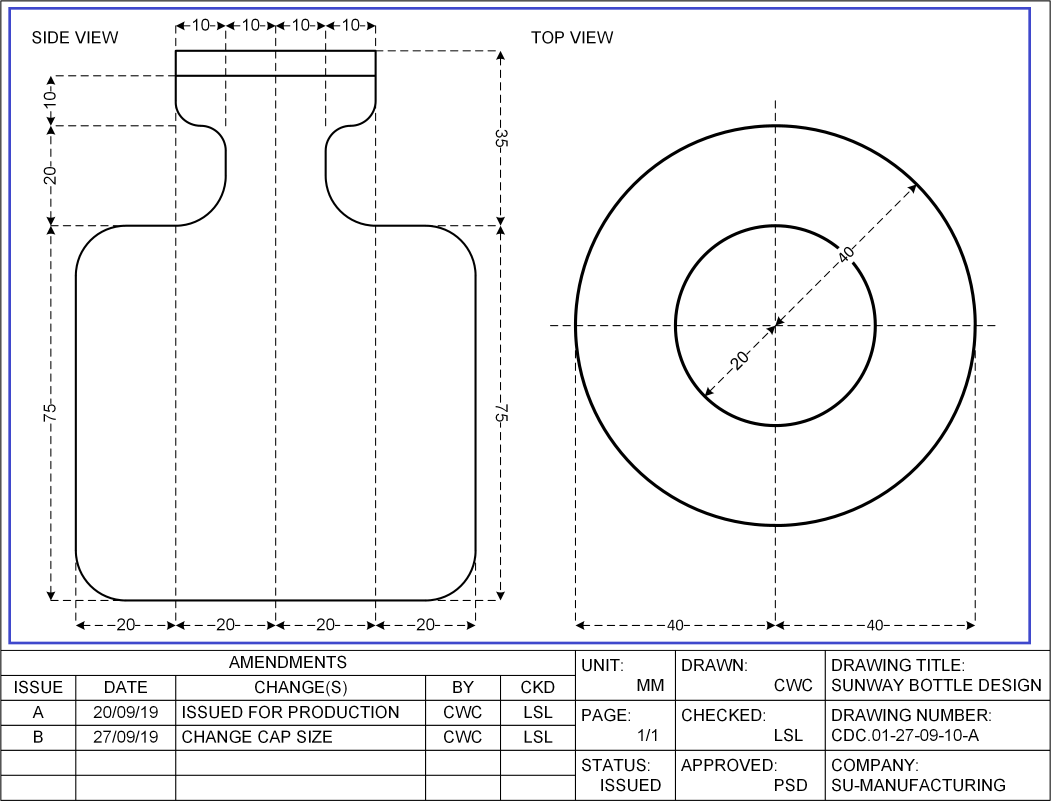
#> input picture Engineering Drawings/01.png, 3153 x 2409 px, found by its file name (shown at 1/3 size)
$ python Engineering-Drawing-Extraction.py
#> lines starting #> are read from the running program, lines starting #| are printed output that depends on the picture; after the words box and inside, x2 and y2 are one past the last pixel; in counts of white or black regions, pixels touching at a corner belong together
#> the answer given: 1
# -*- coding: utf-8 -*-
"""
Created on Wed Nov 25 21:00:17 2020

@author: eltig
"""

import cv2
import numpy as np
import matplotlib.pyplot as plt
import pytesseract
import openpyxl
import os


pytesseract.pytesseract.tesseract_cmd = r'C:\Program Files\Tesseract-OCR\tesseract.exe'


def sort_contours(cnts, method="left-to-right"):
	# initialize sort index
	reverse = False
	i = 0
	# This is if we use the reverse approach
	if method == "right-to-left" or method == "bottom-to-top":
		reverse = True
	# sorting of Y coordinates rather than x coordinates
	if method == "top-to-bottom" or method == "bottom-to-top":
		i = 1
	# sorting top to bottom by constructing bounding boxes
	boundingBoxes = [cv2.boundingRect(c) for c in cnts]
	(cnts, boundingBoxes) = zip(*sorted(zip(cnts, boundingBoxes),
		key=lambda b:b[1][i], reverse=reverse))
	# calling all the list of contours and bounding boxes
	return (cnts, boundingBoxes)

def diagram_segmentation(img_path):
    # Read image
#> called with img_path = '01.png'
    img = cv2.imread(img_path,0)

    # Image thresholding
    (thresh, img_bin) = cv2.threshold(img, 120, 255,cv2.THRESH_BINARY|cv2.THRESH_OTSU)
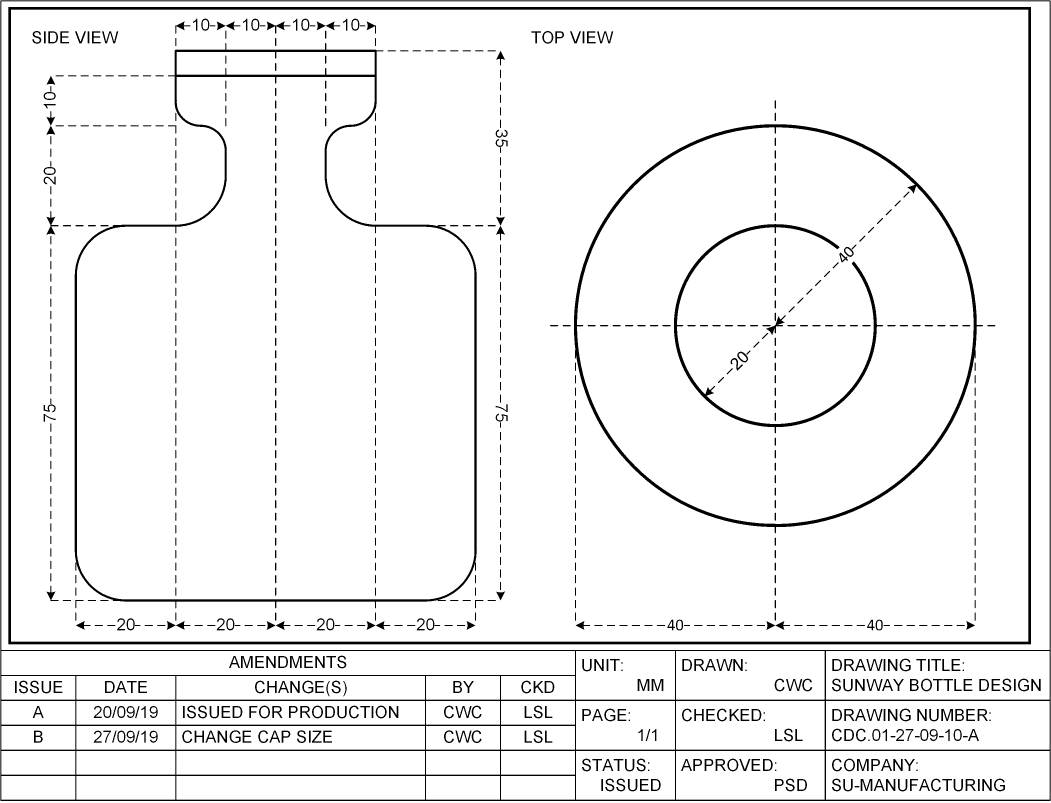
#> img_bin: shape (2409, 3153) (shown at 1/3 size); 94.4% white; 765 black regions (19 under 20 px), largest, box (x1, y1, x2, y2) and area: (1, 1, 3152, 2403) 98589, (25, 21, 3093, 1933) 79424, (224, 129, 1430, 1825) 43823
#> thresh = 140

    # Converting image to binary
    img_bin = 255-img_bin
    cv2.imwrite("Image_bin.jpg",img_bin)

    # Defining a kernel length
    kernel_length = np.array(img).shape[1]//50

    # Verticle kernel to detect all the vertical lines in the image
    verticle_kernel = cv2.getStructuringElement(cv2.MORPH_RECT, (1, kernel_length))
    # Horizontal kernel to detect all the horizontal lines in the image
    hori_kernel = cv2.getStructuringElement(cv2.MORPH_RECT, (kernel_length, 1))
    # Set up a (3 x 3) kernel
    kernel = cv2.getStructuringElement(cv2.MORPH_RECT, (3, 3))

    # Detect verticle lines using morphological operations
    img_temp1 = cv2.erode(img_bin, verticle_kernel, iterations=3)
#> img_temp1: shape (2409, 3153); 0.73% white; 15 white regions, largest, box (x1, y1, x2, y2) and area: (25, 114, 33, 1840) 13808, (3085, 114, 3093, 1840) 13808, (1, 94, 4, 2310) 6646
    verticle_lines_img = cv2.dilate(img_temp1, verticle_kernel, iterations=3)
#> verticle_lines_img: shape (2409, 3153); 0.88% white; 15 white regions, largest, box (x1, y1, x2, y2) and area: (25, 21, 33, 1933) 15296, (3085, 21, 3093, 1933) 15296, (1, 1, 4, 2403) 7204
    cv2.imwrite("verticle_lines.jpg",verticle_lines_img)

    # Detect horizontal lines using morphological operations
    img_temp2 = cv2.erode(img_bin, hori_kernel, iterations=3)
#> img_temp2: shape (2409, 3153); 1.7% white; 17 white regions, largest, box (x1, y1, x2, y2) and area: (118, 21, 3000, 29) 23056, (118, 1925, 3000, 1933) 23056, (94, 2099, 3059, 2103) 11860
    horizontal_lines_img = cv2.dilate(img_temp2, hori_kernel, iterations=3)
#> horizontal_lines_img: shape (2409, 3153); 1.9% white; 17 white regions, largest, box (x1, y1, x2, y2) and area: (25, 21, 3093, 29) 24544, (25, 1925, 3093, 1933) 24544, (1, 2099, 3152, 2103) 12604
    cv2.imwrite("horizontal_lines.jpg",horizontal_lines_img)

    # To add into the new image weighting parameters were used
    alpha = 0.5
    beta = 1.0 - alpha
    # Add the two images to get a third image
    img_final_bin = cv2.addWeighted(verticle_lines_img, alpha, horizontal_lines_img, beta, 0.0)
    img_final_bin = cv2.erode(~img_final_bin, kernel, iterations=2)
    (thresh, img_final_bin) = cv2.threshold(img_final_bin, 128, 255, cv2.THRESH_BINARY | cv2.THRESH_OTSU)
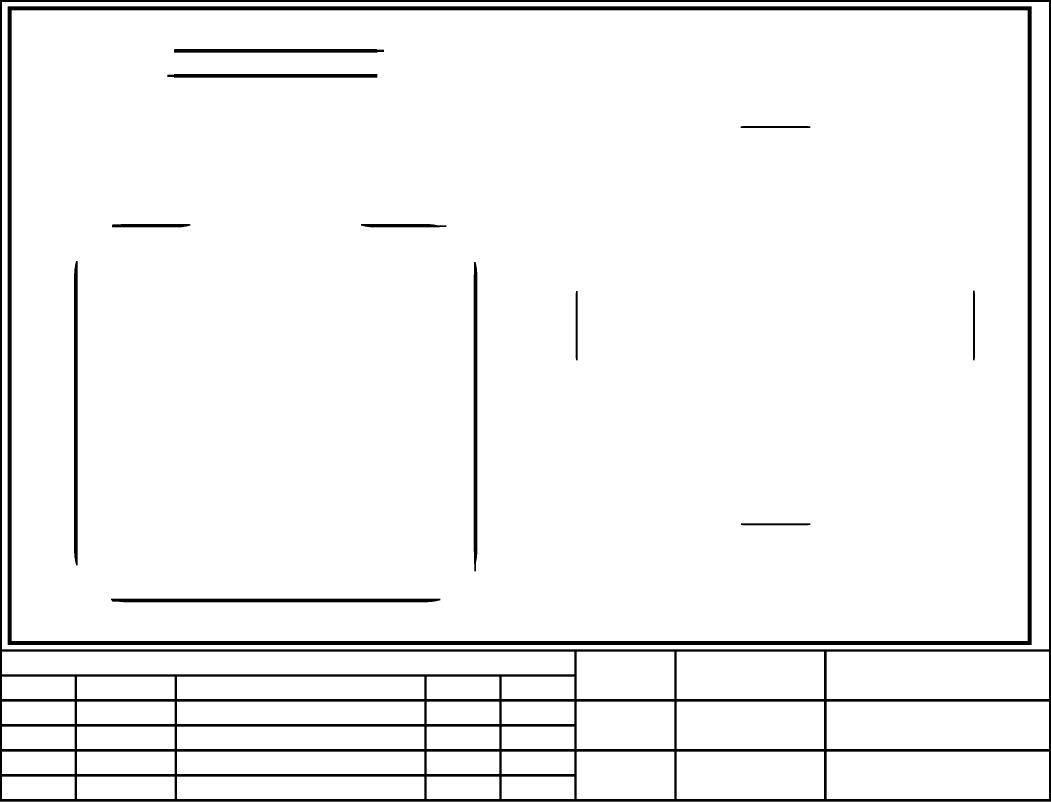
#> img_final_bin: shape (2409, 3153) (shown at 1/3 size); 95% white; 13 black regions
#> thresh = 127

    # Debugging
    # The verticle and horizantal lines combination is tested out
    cv2.imwrite("img_final_bin.jpg",img_final_bin)

    # Find contours for image, which will detect all the relevent region of interest
    contours, hierarchy = cv2.findContours(img_final_bin, cv2.RETR_TREE, cv2.CHAIN_APPROX_SIMPLE)
#> contours = 50 contours; largest, box (x1, y1, x2, y2) and area: (6, 6, 3147, 1948) 6094740, (22, 18, 3096, 1936) 5890939, (35, 31, 3083, 1923) 5761877, (6, 1955, 1723, 2023) 114972, (2480, 2255, 3147, 2397) 93906
    # Sort all the contours by top to bottom approach
    (contours, boundingBoxes) = sort_contours(contours, method="top-to-bottom")
#> in sort_contours, `boundingBoxes = [cv2.boundingRect(c) for c in cnts]`: boundingBoxes = 50 items, first 6: (0, 2405, 3153, 4), (1505, 2330, 218, 67), (1280, 2330, 218, 67), (531, 2330, 742, 67), (231, 2330, 293, 67), (6, 2330, 218, 67)
#> in sort_contours, `(cnts, boundingBoxes) = zip(*sorted(zip(cnts, boundingBoxes), key=lamb..`: cnts = 50 contours; largest, box (x1, y1, x2, y2) and area: (6, 6, 3147, 1948) 6094740, (22, 18, 3096, 1936) 5890939, (35, 31, 3083, 1923) 5761877, (6, 1955, 1723, 2023) 114972, (2480, 1955, 3147, 2097) 93906; boundingBoxes = 50 items, first 6: (6, 6, 3141, 1942), (22, 18, 3074, 1918), (35, 31, 3048, 1892), (521, 146, 632, 13), (501, 221, 632, 13), (2221, 377, 211, 8)
#> contours has the same summary as cnts in sort_contours

    # Find the size of the image
    [nrow,ncol] = img.shape
    # Apply the masks
    drawing_mask = np.ones((nrow,ncol))
    table_mask = np.zeros((nrow,ncol))
    for c in contours:
        # To find the location and width and height of the contours
        x, y, w, h = cv2.boundingRect(c)

        # If width is between 80 to 1800 and Height between 20 to 1500 except line 286 and 287. Apply mask!
        if (80 < w < 1800 and 20 < h < 1500 ) and w > h and w !=(286) and w !=(287):
            drawing_mask[y:y+h, x:x+w] = 0
            table_mask[y:y+h, x:x+w] = 1
#> this loop made 50 passes
#> (c, x, y, w, h) on passes 1, 3, 15, 16, 17: ([[6, 6], [6, 1947], [3146, 1947], [3146, 6]], 6, 6, 3141, 1942), ([[35, 31], [35, 1922], [3082, 1922], [3082, 31]], 35, 31, 3048, 1892), ([[2480, 1955], [2480, 2096], [3146, 2096], [3146, 1955]], 2480, 1955, 667, 142), ([[2030, 1955], [2030, 2096], [2471, 2096], [2471, 1955]], 2030, 1955, 442, 142), ([[1730, 1955], [1730, 2096], [2022, 2096], [2022, 1955]], 1730, 1955, 293, 142)
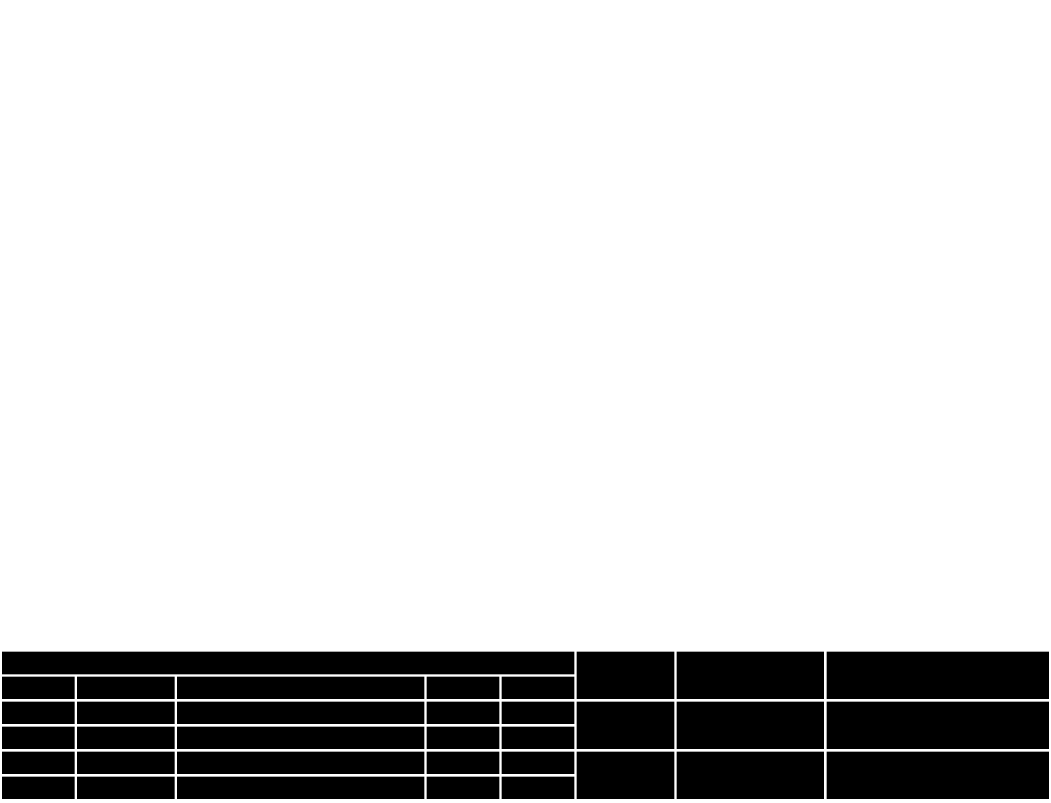
#> drawing_mask: shape (2409, 3153) float64 (shown at 1/3 size); values 0 (black) and 1 (white), 83.2% white; 35 black regions, largest, box (x1, y1, x2, y2) and area: (6, 1955, 1723, 2023) 116756, (2480, 1955, 3147, 2097) 94714, (2480, 2105, 3147, 2247) 94714

    drawing = img * drawing_mask

    tables = img * table_mask
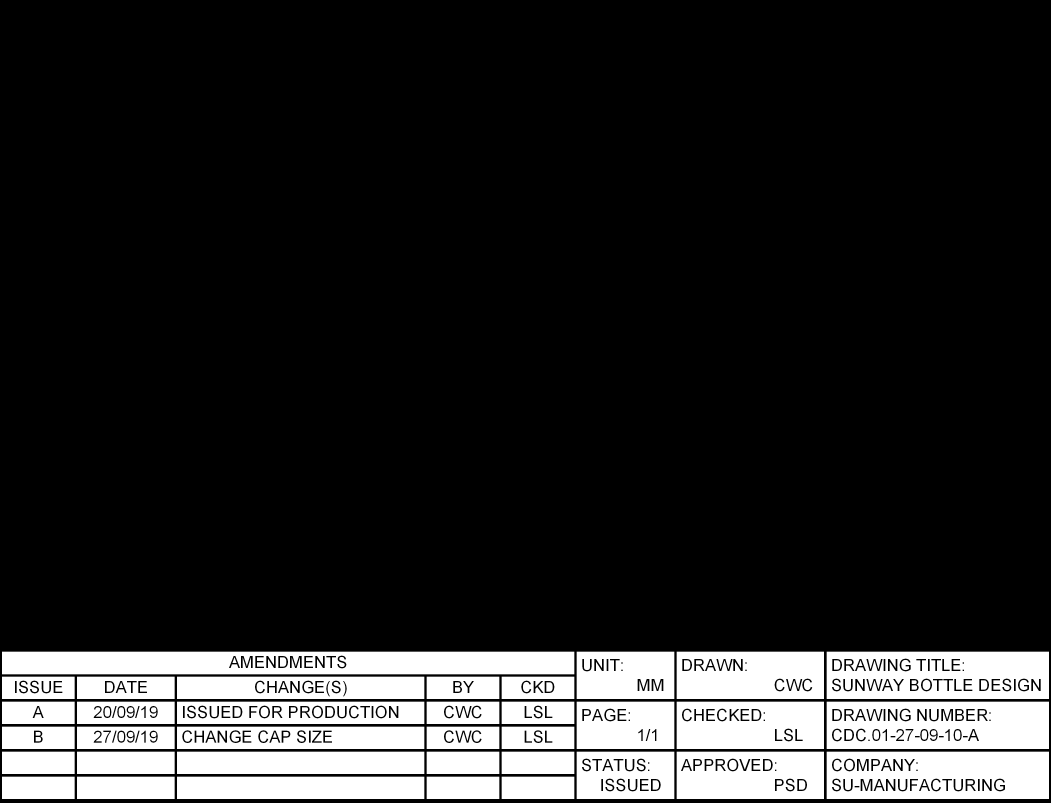
#> tables: shape (2409, 3153) float64 (shown at 1/3 size); min 0, max 255, mean 40.1
    plt.imshow(drawing,cmap='gray')
    cv2.imwrite('Drawing.png', drawing)
    cv2.imwrite('Tables.png', tables)


file =  r'Tables.png'

def extractTabularData1(file):

    #Creating a new workshop using the workbook class and titling "AMMENDMENTS"
#> called with file = 'Tables.png'
    wb = openpyxl.Workbook()
    sheet = wb.active
    sheet.title = "AMMENDMENTS"


    #Reading in the image
    im1 = cv2.imread(file, 0)
    im = cv2.imread(file)

    #Bluring the image
    blur = cv2.blur(im1,(1,1))

    #Thresholding the image
    ret,thresh_value = cv2.threshold(blur,100,255,cv2.THRESH_BINARY_INV)
#> thresh_value: shape (2409, 3153); 84.2% white; 106 black regions, largest, box (x1, y1, x2, y2) and area: (6, 1955, 1723, 2023) 111699, (2480, 2255, 3147, 2397) 84814, (2480, 2105, 3147, 2247) 82020


    #Initializing the kernel for image erosion
    kernel1 = np.ones((3,3), np.uint8)

    #Eroding the image
    img_erosion = cv2.erode(thresh_value, kernel1, iterations=1)
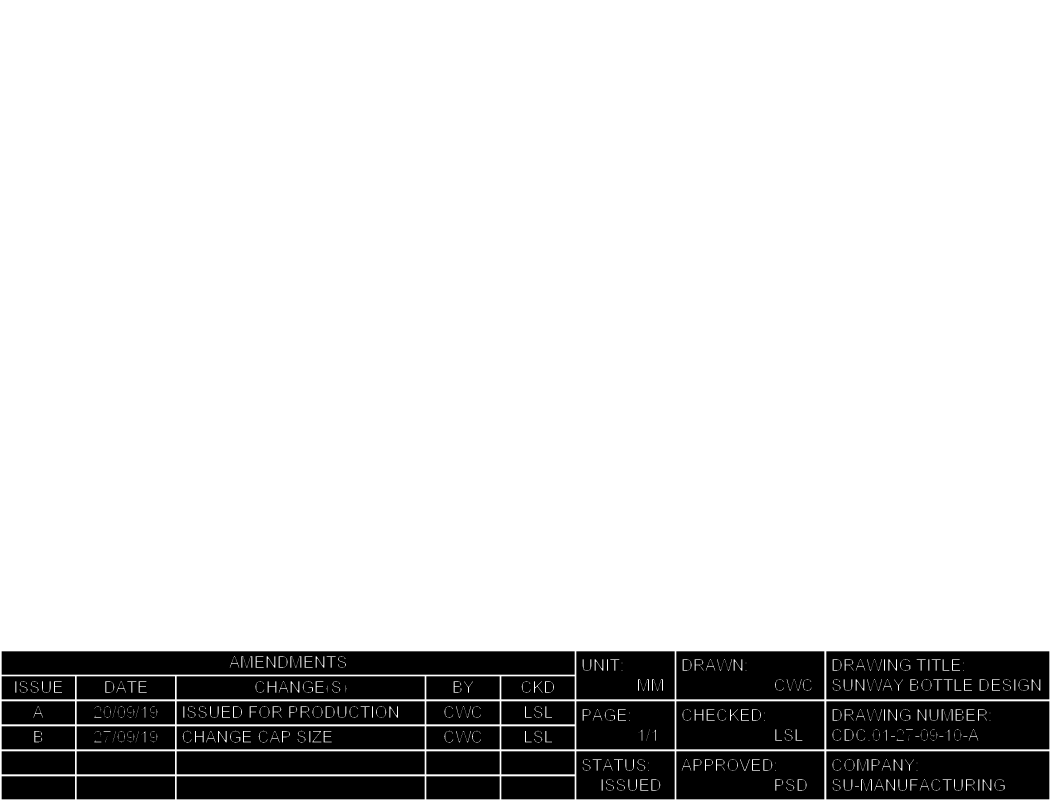
#> img_erosion: shape (2409, 3153) (shown at 1/3 size); 83.2% white; 35 black regions, largest, box (x1, y1, x2, y2) and area: (5, 1954, 1724, 2024) 118207, (2479, 2104, 3148, 2248) 92519, (2479, 2254, 3148, 2398) 92518

    #Initializing the kernel for image dialation
    kernel2 = np.ones((3,3),np.uint8)

    #Dialating the image
    dilated_value = cv2.dilate(img_erosion,kernel2,iterations = 1)
#> dilated_value: shape (2409, 3153); 84.2% white; 93 black regions

    #Finding the Contours within the image
    contours, hierarchy = cv2.findContours(dilated_value,cv2.RETR_TREE,cv2.CHAIN_APPROX_SIMPLE)
#> contours = 358 contours, 19 with area under 20; largest, box (x1, y1, x2, y2) and area: (0, 0, 3153, 2409) 7590016, (5, 1954, 1724, 2024) 118540, (2479, 2254, 3148, 2398) 95522, (2479, 2104, 3148, 2248) 95522, (2479, 1954, 3148, 2098) 95522

    #Initializing a list to which the contour cordinates will be appended
    cordinates = []


    #For every countour from the variable counters
    for cnt in contours:
        #Bounds a rectangle around the countour
        x,y,w,h = cv2.boundingRect(cnt)
        #appending the cordinates of the rectangle to the list
        cordinates.append((x,y,w,h))
        #Extracting the value of the countor
        cropped = im1[y:y + h, x:x + w]
        #Opening a text file in append mode
        file = open("recognized.txt", "a")
        #Converting the extracted countour values into string using pytesseract
        text = pytesseract.image_to_string(cropped)
        #Writing the string values into the text files
        file.write(str(text))
        file.write("\n")
        #Closing the file
        file.close()
        #Drawing the countours on our untouched image
        if y > 50:
            cv2.rectangle(im,(x,y),(x+w,y+h),(0,0,255),1)
#> this loop made 1 pass
#> (cnt, x, y, w, h) on pass 1: ([[0, 0], [0, 2408], [3152, 2408], [3152, 0]], 0, 0, 3153, 2409)
#> after the loop, cordinates = [(0, 0, 3153, 2409)]

    #Showing and Saving the Detected image
    plt.imshow(im)
    cv2.namedWindow('detecttable', cv2.WINDOW_NORMAL)
    cv2.imwrite('detecttable.jpg',im)
    #Opening the text file
    f = open("recognized.txt", "r")
    #Reading each line from the text file
    content_list = f.readlines()
    #For each row of text in the variable
    for row in range(len(content_list)):
        #Filtering the unidentifiable text.
        if(content_list[row] != '\x0c\n'):
         #append the lines to the exel sheet
         sheet.append([content_list[row]])
    #Closing the file
    f.close()

    #Extracting the data from the text file and saving it into another text file without spaces
    f1 = open("recognized.txt", "r")
    for line in f1:
        if not line.isspace():
            file2 = open("DIPimagedetailsWITHOUTspace.txt", "a")
            file2.write(line)
            file2.close()
    f1.close()

    #Converting the file into an object
    with open("DIPimagedetailsWITHOUTspace.txt", 'r') as read_obj:
            #Creating a new sheet
            newsheet =  wb.create_sheet("Extract", 0)

            #Searching for the field names in the text file and appending them into the sheet
            for line in read_obj:

                string_to_search1 = ("UNIT:")
                string_to_search2 = ("DRAWN:")
                string_to_search3 = ("DRAWING TITLE:")
                string_to_search4 = ("CHECKED:")
                string_to_search5 = ("APPROVED:")
                string_to_search6 = ("STATUS:")
                string_to_search7 = ("COMPANY:")
                string_to_search8 = ("PAGE:")
                string_to_search9 = ("DRAWING NUMBER:")


                newsheet['A1'] = (string_to_search1)
                newsheet['A2'] = (string_to_search2)
                newsheet['A3'] = (string_to_search3)
                newsheet['A4'] = (string_to_search4)
                newsheet['A5'] = (string_to_search5)
                newsheet['A6'] = (string_to_search6)
                newsheet['A7'] = (string_to_search7)
                newsheet['A8'] = (string_to_search8)
                newsheet['A9'] = (string_to_search9)

                #Appending the line below each field name and appending it into the sheet
                if string_to_search1 in line:
                    newsheet['B1'] = next(read_obj)

                if string_to_search2 in line:
                    newsheet['B2'] = next(read_obj)

                if string_to_search3 in line:
                    newsheet['B3'] = next(read_obj)

                if string_to_search4 in line:
                    newsheet['B4'] = next(read_obj)

                if string_to_search5 in line:
                    newsheet['B5'] = next(read_obj)

                if string_to_search6 in line:
                    newsheet['B6'] = next(read_obj)

                if string_to_search7 in line:
                    newsheet['B7'] = next(read_obj)

                if string_to_search8 in line:
                    newsheet['B8'] = next(read_obj)

                if string_to_search9 in line:
                    newsheet['B9'] = next(read_obj)


                #Saving the excel sheet
                wb.save("DIPassignment.xlsx")
    #closing the text file object
    read_obj.close()
    #Deleting the text files
    os.remove("recognized.txt")
    os.remove("DIPimagedetailsWITHOUTspace.txt")

# [721 lines left out: functions extractTabularData2, extractTabularData3, extractTabularData4, extractTabularData5, extractTabularData6, not called in this run]


def assignment1(img_path):
    diagram_segmentation(img_path)
    extractTabularData1(file)
#> (the call stopped at in extractTabularData1, `text = pytesseract.image_to_string(cropped)`: pytesseract is not available in this run)
    print("DONE")
# [20 lines left out: functions assignment2, assignment3, assignment4, assignment5, assignment6, not called in this run]


input = int(input("Enter an image from 1 to 20: "))

while input !=0:
    if input == 1:
        assignment1('01.png')
        break
    if input == 2:
        assignment2('02.png')
        break
    if input == 3:
        assignment3('03.png')
        break
    if input == 4:
        assignment4('04.png')
        break
    if input == 5:
        assignment5('05.png')
        break
    if input == 6:
        assignment5('06.png')
        break
    if input == 7:
        assignment5('07.png')
        break

    if input == 8:
        assignment5('08.png')
        break

    if input == 9:
        assignment5('09.png')
        break

    if input == 10:
        assignment5('10.png')
        break

    if input == 11:
        assignment5('11.png')
        break

    if input == 12:
        assignment5('12.png')
        break

    if input == 13:
        assignment5('13.png')
        break

    if input == 14:
        assignment5('14.png')
        break

    if input == 15:
        assignment6('15.png')
        break

    if input == 16:
        assignment6('16.png')
        break

    if input == 17:
        assignment6('17.png')
        break

    if input == 18:
        assignment6('18.png')
        break

    if input == 19:
        assignment6('19.png')
        break

    if input == 20:
        assignment6('20.png')
        break

    else:
        print("Invalid input")
        break
